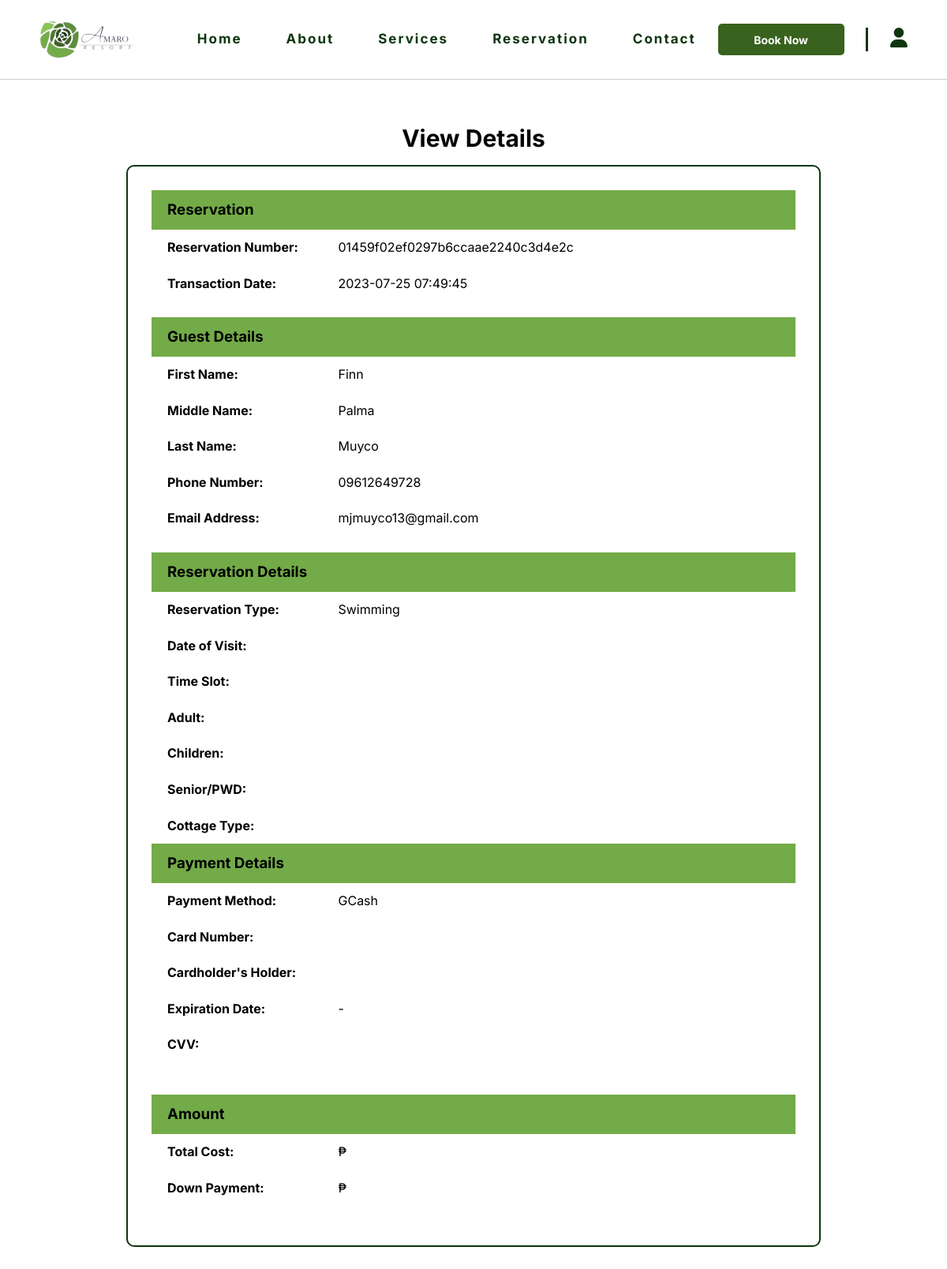
/details.php?reservation_id=01459f02ef0297b6ccaae2240c3d4e2c, run on the app's committed database.
### tables this page shows
CREATE TABLE `reservations` (
  `reservation_id` varchar(255) NOT NULL,
  `guest_id` int(11) NOT NULL,
  `reservation_type` enum('Swimming','Room','Event','') NOT NULL,
  `reservation_date` datetime NOT NULL,
  `payment_method` enum('GCash','Paypal','MasterCard','') NOT NULL,
  `total_cost` float NOT NULL,
  `down_payment` float NOT NULL,
  `payment_status` enum('Pending','Paid','Visited','Rated') NOT NULL
);

CREATE TABLE `guests` (
  `guest_id` int(11) NOT NULL,
  `first_name` varchar(100) NOT NULL,
  `middle_name` varchar(100) DEFAULT NULL,
  `last_name` varchar(100) NOT NULL,
  `phone_number` varchar(15) NOT NULL,
  `email_address` varchar(100) NOT NULL,
  `password` varchar(100) NOT NULL,
  `type` enum('User','Admin','','') NOT NULL,
  `creation_date` datetime NOT NULL DEFAULT current_timestamp(),
  `modification_date` date DEFAULT NULL
);

### details.php (the view, shortened to what this page needs)
<?php
require_once "includes/dbh.inc.php";
  if(isset($_GET['reservation_id'])){
    $reservation_id = $_GET['reservation_id'];
    $query = "SELECT * FROM reservations WHERE reservation_id = ?";
    $stmt = $pdo->prepare($query);
    $stmt->execute([$reservation_id]);
    $result = $stmt->fetch(PDO::FETCH_ASSOC);
    if($result) {
      $reservation_id = $result["reservation_id"];
      $guest_id = $result["guest_id"];
      $res_type = $result["reservation_type"];
      $date_created = $result["reservation_date"];
      $paymentMethod = $result["payment_method"];
  }
  $query = "SELECT * FROM guests WHERE guest_id = ?";
  $stmt = $pdo->prepare($query);
  $stmt->execute([$guest_id]);
  $result = $stmt->fetch(PDO::FETCH_ASSOC);
  if($result) {
    $firstname = $result["first_name"];
    $middlename = $result["middle_name"];
    $lastname = $result["last_name"];
    $phonenumber = $result["phone_number"];
    $emailaddress = $result["email_address"];
  }
}
?>
<!DOCTYPE html>
<html lang="en">
  <head>
    <link rel="stylesheet" href="css/details.css" />
  </head>
  <body>
    <section id="navBar" class="page-section active">
      <div class="nav" id="nav">
        <div class="site-nav">
          <div class="site-name" id="site-name">
            <img
              src="css/page-images/AmaroResort.png"
              alt="logo"
              class="logo"
            />
          </div>
          <div class="nav-bar" id="navbar">
            <a class="navBar" href="index.php"> Home </a>
            <a class="navBar" href="about.html"> About </a>
            <a class="navBar" href="services.html"> Services </a>
            <a class="navBar" href="reservation.html"> Reservation </a>
            <a class="navBar" href="contact.html"> Contact </a>
          </div>
          <a href="reservation.html" id="book-button">
            <button type="button" class="book-btn">Book Now</button>
          </a>
          <div class="vl"></div>
          <span><i class="fas fa-user" id="user"></i></span>
        </div>
      </div>
    </section>
    <section id="bookingSummary">
      <div class="summary-container">
        <span class="section-phrase">View Details</span>
        <div class="booking-summary-container">
          <div class="details-container">
            <div class="section-title"><h3>Reservation</h3></div>
            <div class="section-details">
              <span>Reservation Number: </span>
              <p><?php echo $reservation_id ?></p>
            </div>
            <div class="section-details">
              <span>Transaction Date:</span>
              <p><?php echo $date_created ?></p>
            </div>
          </div>
          <div class="details-container">
            <div class="section-title"><h3>Guest Details</h3></div>
            <div class="section-details">
              <span>First Name:</span>
              <p><?php echo $firstname ?></p>
            </div>
            <div class="section-details">
              <span>Middle Name:</span>
              <p><?php echo $middlename ?></p>
            </div>
            <div class="section-details">
              <span>Last Name:</span>
              <p><?php echo $lastname ?></p>
            </div>
            <div class="section-details">
              <span>Phone Number:</span>
              <p><?php echo $phonenumber ?></p>
            </div>
            <div class="section-details">
              <span>Email Address:</span>
              <p><?php echo $emailaddress ?></p>
            </div>
          </div>
          <div class="details-container">
            <div class="section-title"><h3>Reservation Details</h3></div>
            <?php if($res_type == "Swimming"): ?>
              <div class="section-details">
                <span>Reservation Type:</span>
                <p><?php echo $res_type ?></p>
              </div>
              <div class="section-details">
                <span>Date of Visit:</span>
              </div>
              <div class="section-details">
                <span>Time Slot:</span>
              </div>
              <div class="section-details">
                <span>Adult:</span>
              </div>
              <div class="section-details">
                <span>Children:</span>
              </div>
              <div class="section-details">
                <span>Senior/PWD:</span>
              </div>
              <div class="section-details">
                <span>Cottage Type:</span>
              </div>
            <?php endif; ?>
          <div class="details-container">
            <div class="section-title"><h3>Payment Details</h3></div>
              <?php if($paymentMethod == "Paypal"): ?>
                <?php  echo $paymentMethod; ?>
                <div class="section-details">
                  <span>Payment Method:</span>
                  <p><?php echo ucfirst($paymentMethod) ?></p>
                </div>
                <div class="section-details">
                  <span>Email Address:</span>
                  <p><?php echo $paymentEmailadd ?></p>
                </div>
              <?php else: ?>
                <div class="section-details">
                  <span>Payment Method:</span>
                  <p><?php echo ucfirst($paymentMethod) ?></p>
                </div>
                <div class="section-details">
                  <span>Card Number:</span>
                </div>
                <div class="section-details">
                  <span>Cardholder's Holder:</span>
                </div>
                <div class="section-details">
                  <span>Expiration Date:</span>
                  <p><?php echo $mm . '-' . $YYYY ?></p>
                </div>
                <div class="section-details">
                  <span>CVV: </span>
                </div>
              <?php endif; ?>
              </div>
          </div>
          <div class="details-container">
            <div class="section-title"><h3>Amount</h3></div>
            <div class="section-details">
              <span>Total Cost:</span>
              <p><?php echo '₱' .$totalcostNum ?></p>
            </div>
            <div class="section-details">
              <span>Down Payment:</span>
              <p><?php echo '₱' .$downpaymentNum ?></p>
            </div>
        </div>
      </div>
    </section>
  </body>
</html>

### css/details.css (style rules this page uses)
:root { --primary-button-clr: #38621E; --primary-btn-hover: #60814b; --secondary-button-clr: #FCFDFC; --background-clr: #E9F2EB; --accent-clr: #73AB48; --textlink-hover: #3d5e3e; --main-text-clr: #0C360E; --text-black-clr: #040605; --text-green-clr: #2A401C; }
* { box-sizing: border-box; padding: 0; margin: 0; font-family: 'Inter', sans-serif; }
html { scroll-behavior: smooth; }
body { line-height: 1.6; background-color: #fff; }
.section-phrase { color: var(--text-black-clr); font-weight: bold; font-size: 30px; text-align: center; margin-bottom: 10px; }
#bookingSummary { display: flex; margin: 50px; }
.summary-container { width: 100%; height: auto; color: #000; display: flex; flex-direction: column; align-items: center; justify-content: center; margin-bottom: 20px; text-align: center; }
.booking-summary-container { width: 80%; height: auto; border: 2px solid var(--main-text-clr); border-radius: 10px; padding: 30px; display: flex; flex-direction: column; align-items: center; justify-content: center; }
.section-title { width: 100%; background: var(--accent-clr); padding: 10px 10px 10px 20px; }
.booking-summary-container h3 { text-align: left; }
.details-container { width: 100%; margin-bottom: 20px; }
.section-details { width: 100%; padding: 10px 10px 10px 20px; display: flex; }
.section-details span { margin-right: 20px; font-weight: bold; width: 25%; text-align: left; }

### data on the page
reservations: reservation_id "01459f02ef0297b6ccaae2240c3d4e2c", reservation_date "2023-07-25 07:49:45", reservation_type "Swimming", payment_method "GCash"
guests: first_name "Finn", middle_name "Palma", last_name "Muyco", phone_number "09612649728", email_address "mjmuyco13@gmail.com"
